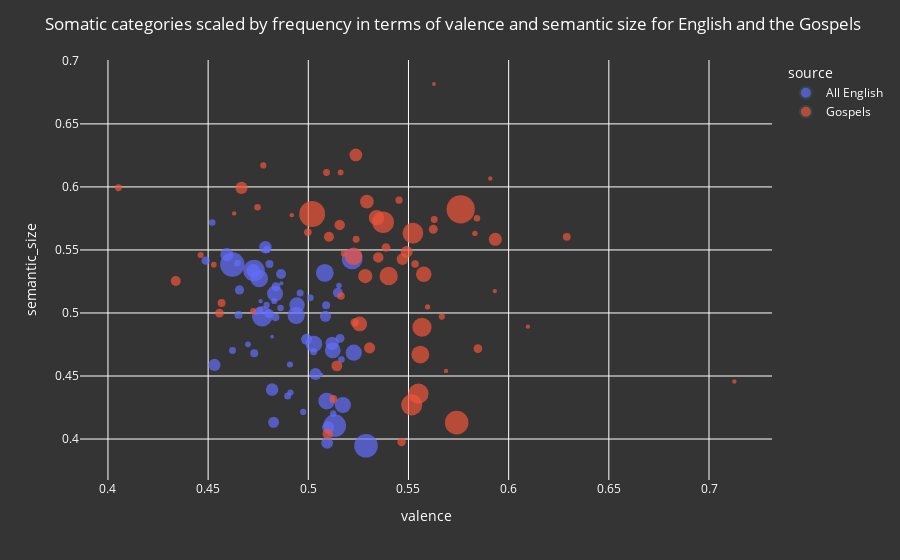

The notebook cell saved with this chart:
### Code cell
fig = px.scatter(all_means, x='valence', y='semantic_size', 
                 size='proportion',  
                 color='source',     
                 hover_data=['somatic_state'])


fig.update_traces(marker=dict(line=dict(width=0.01, color='DarkSlateGrey')),
                  selector=dict(mode='markers'))


fig.update_layout(
    title='Somatic categories scaled by frequency in terms of valence and semantic size for English and the Gospels',
    paper_bgcolor="#343434",  
    plot_bgcolor="#343434",  
    font=dict(color='white'), 
    xaxis=dict(showgrid=True),  
    yaxis=dict(showgrid=True)   
)


fig.show()

#fig.write_html("/Users/james/Documents/IGEL/English_gospel_valence_ss.html")

### Figure 1 — Plotly figure (JSON) as saved in the notebook; plotly's stock layout.template omitted (floating-point values rounded to 4 significant figures)
{"data": [{"customdata": [["a"], ["aliquam"], ["amet"], ["at"], ["atque"], ["aut"], ["autem"], ["beatae"], ["blanditiis"], ["commodi"], ["consequuntur"], ["corporis"], ["culpa"], ["cumque"], ["deleniti"], ["dolore"], ["doloribus"], ["earum"], ["enim"], ["est"], ["et"], ["eveniet"], ["ex"], ["expedita"], ["facere"], ["fuga"], ["fugit"], ["hic"], ["in"], ["inventore"], ["iste"], ["iure"], ["labore"], ["magni"], ["maiores"], ["modi"], ["molestiae"], ["nam"], ["natus"], ["nemo"], ["nihil"], ["officia"], ["officiis"], ["pariatur"], ["perspiciatis"], ["possimus"], ["quas"], ["quia"], ["quod"], ["recusandae"], ["reprehenderit"], ["repudiandae"], ["rerum"], ["saepe"], ["sapiente"], ["soluta"], ["temporibus"], ["vel"], ["velit"], ["veniam"], ["vero"], ["vitae"], ["voluptatem"], ["voluptatum"]], "hovertemplate": "source=All English<br>valence=%{x}<br>semantic_size=%{y}<br>proportion=%{marker.size}<br>somatic_state=%{customdata[0]}<extra></extra>", "legendgroup": "All English", "marker": {"color": "#636efa", "line": {"color": "DarkSlateGrey", "width": 0.01}, "size": [0.004609, 0.003929, 0.02929, 0.02778, 0.004055, 0.02561, 0.03395, 0.004709, 0.00748, 0.03002, 0.04511, 0.03186, 0.008915, 0.009066, 0.01859, 0.009243, 0.01043, 0.006321, 0.05538, 0.05996, 0.005742, 0.02828, 0.006951, 0.0131, 0.04636, 0.002191, 0.01539, 0.01589, 0.03337, 0.00413, 0.005515, 0.004483, 0.005264, 0.04997, 0.01284, 0.01312, 0.008336, 0.001209, 0.001889, 0.01536, 0.02652, 0.006775, 0.004634, 0.001461, 0.004584, 0.001687, 0.005163, 0.01982, 0.01695, 0.01088, 0.005264, 0.02743, 0.004332, 0.01675, 0.06435, 0.003627, 0.006951, 0.003375, 0.006825, 0.01909, 0.004483, 0.01506, 0.003979, 0.004332], "sizemode": "area", "sizeref": 0.0002149, "symbol": "circle"}, "mode": "markers", "name": "All English", "orientation": "v", "showlegend": true, "type": "scatter", "x": [0.4861, 0.4908, 0.5028, 0.5173, 0.4975, 0.4944, 0.5082, 0.5165, 0.4488, 0.5092, 0.477, 0.4939, 0.4839, 0.4656, 0.4593, 0.4804, 0.5147, 0.4836, 0.5132, 0.5288, 0.5026, 0.5227, 0.473, 0.4991, 0.5219, 0.4737, 0.5036, 0.4532, 0.4755, 0.483, 0.4794, 0.5125, 0.4897, 0.4729, 0.4827, 0.5086, 0.5159, 0.5066, 0.4762, 0.5099, 0.5122, 0.4652, 0.452, 0.4819, 0.5011, 0.4866, 0.4622, 0.4725, 0.4819, 0.4864, 0.4959, 0.4834, 0.4792, 0.4786, 0.4621, 0.4699, 0.5089, 0.5153, 0.4806, 0.5119, 0.4647, 0.5094, 0.4911, 0.476], "xaxis": "x", "y": [0.504, 0.4591, 0.4754, 0.427, 0.4215, 0.5064, 0.5318, 0.463, 0.5415, 0.4302, 0.4973, 0.4981, 0.5208, 0.5183, 0.5463, 0.4995, 0.516, 0.4965, 0.4106, 0.3946, 0.4694, 0.4685, 0.4681, 0.4791, 0.5429, 0.5002, 0.4516, 0.4588, 0.5274, 0.5095, 0.5504, 0.4203, 0.4342, 0.5337, 0.4133, 0.4974, 0.4799, 0.4512, 0.5094, 0.4093, 0.4703, 0.4985, 0.5718, 0.4812, 0.512, 0.5235, 0.4702, 0.5335, 0.4392, 0.531, 0.5158, 0.5153, 0.5063, 0.5521, 0.5384, 0.4751, 0.5061, 0.5217, 0.5389, 0.4759, 0.5395, 0.397, 0.4369, 0.5022], "yaxis": "y"}, {"customdata": [["a"], ["aliquam"], ["amet"], ["at"], ["atque"], ["aut"], ["autem"], ["beatae"], ["blanditiis"], ["commodi"], ["consequuntur"], ["corporis"], ["culpa"], ["cumque"], ["deleniti"], ["dolore"], ["doloribus"], ["earum"], ["enim"], ["est"], ["et"], ["eveniet"], ["ex"], ["expedita"], ["facere"], ["fuga"], ["fugit"], ["hic"], ["in"], ["inventore"], ["iste"], ["iure"], ["labore"], ["magni"], ["maiores"], ["modi"], ["molestiae"], ["nam"], ["natus"], ["nemo"], ["nihil"], ["officia"], ["officiis"], ["pariatur"], ["perspiciatis"], ["possimus"], ["quas"], ["quia"], ["quod"], ["recusandae"], ["reprehenderit"], ["repudiandae"], ["rerum"], ["saepe"], ["sapiente"], ["soluta"], ["temporibus"], ["vel"], ["velit"], ["veniam"], ["vero"], ["vitae"], ["voluptatem"], ["voluptatum"]], "hovertemplate": "source=Gospels<br>valence=%{x}<br>semantic_size=%{y}<br>proportion=%{marker.size}<br>somatic_state=%{customdata[0]}<extra></extra>", "legendgroup": "Gospels", "marker": {"color": "#EF553B", "line": {"color": "DarkSlateGrey", "width": 0.01}, "size": [0.005595, 0.003561, 0.02594, 0.03408, 0.002035, 0.02187, 0.04578, 0.002035, 0.005086, 0.04781, 0.03611, 0.01526, 0.01068, 0.01068, 0.01577, 0.006104, 0.008138, 0.006104, 0.04425, 0.05951, 0.005086, 0.03917, 0.006612, 0.00763, 0.08596, 0.002035, 0.01322, 0.01272, 0.02543, 0.001526, 0.005086, 0.002035, 0.006612, 0.05036, 0.00763, 0.0117, 0.004069, 0.002035, 0.004578, 0.008138, 0.01831, 0.006612, 0.004069, 0.002035, 0.004578, 0.002035, 0.008138, 0.02035, 0.02391, 0.008647, 0.003561, 0.03306, 0.004069, 0.01729, 0.07172, 0.004069, 0.003052, 0.006104, 0.0117, 0.01475, 0.004069, 0.0117, 0.003052, 0.005086], "sizemode": "area", "sizeref": 0.0002149, "symbol": "circle"}, "mode": "markers", "name": "Gospels", "orientation": "v", "showlegend": true, "type": "scatter", "x": [0.5453, 0.4528, 0.5576, 0.5559, 0.5687, 0.5284, 0.5522, 0.7127, 0.4052, 0.5516, 0.5401, 0.5491, 0.5103, 0.4338, 0.4666, 0.5163, 0.5388, 0.4998, 0.555, 0.5741, 0.5629, 0.5567, 0.629, 0.5231, 0.5761, 0.5908, 0.5306, 0.5143, 0.534, 0.5627, 0.5091, 0.6096, 0.5125, 0.5373, 0.5466, 0.5349, 0.5666, 0.463, 0.4747, 0.5846, 0.5933, 0.4567, 0.4775, 0.5931, 0.5842, 0.4918, 0.4557, 0.5292, 0.5256, 0.5624, 0.5161, 0.5226, 0.5177, 0.5237, 0.5019, 0.4463, 0.5832, 0.5533, 0.5157, 0.547, 0.4725, 0.5097, 0.5595, 0.5239], "xaxis": "x", "y": [0.5896, 0.5383, 0.5307, 0.467, 0.4541, 0.5293, 0.5633, 0.4457, 0.5993, 0.4271, 0.5294, 0.5485, 0.5605, 0.5254, 0.5993, 0.5135, 0.552, 0.5641, 0.436, 0.413, 0.5741, 0.4887, 0.5604, 0.4925, 0.5823, 0.6067, 0.4723, 0.458, 0.5756, 0.6817, 0.6114, 0.4892, 0.4317, 0.572, 0.3977, 0.5441, 0.4972, 0.579, 0.584, 0.4717, 0.5585, 0.5079, 0.6171, 0.5174, 0.5751, 0.5776, 0.4998, 0.5883, 0.4913, 0.5664, 0.6115, 0.545, 0.5473, 0.6254, 0.5785, 0.546, 0.5631, 0.5389, 0.5699, 0.5428, 0.5015, 0.4041, 0.5048, 0.5585], "yaxis": "y"}], "layout": {"autosize": true, "font": {"color": "white"}, "legend": {"itemsizing": "constant", "title": {"text": "source"}, "tracegroupgap": 0}, "margin": {"t": 60}, "paper_bgcolor": "#343434", "plot_bgcolor": "#343434", "title": {"text": "Somatic categories scaled by frequency in terms of valence and semantic size for English and the Gospels"}, "xaxis": {"anchor": "y", "autorange": true, "domain": [0, 1], "range": [0.3865, 0.7311], "showgrid": true, "title": {"text": "valence"}, "type": "linear"}, "yaxis": {"anchor": "x", "autorange": true, "domain": [0, 1], "range": [0.3564, 0.7038], "showgrid": true, "title": {"text": "semantic_size"}, "type": "linear"}}}
